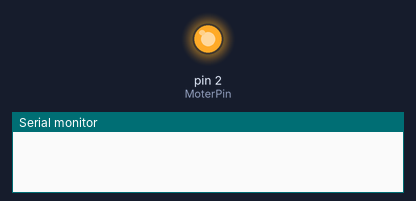
A sketch run on a simulated Arduino Uno, built with avr-gcc and run on an emulated ATmega328P. On the bench: output pins drawn as LEDs (lit = HIGH), the last lines printed to the serial monitor.

Above: at 5.0 s.
At 12.5 s:
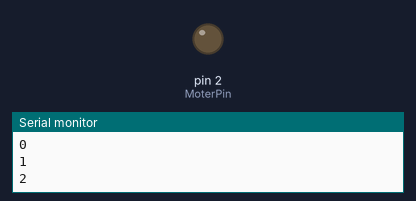
Timing chart, 0 to 19.5 s (numbered marks = the images above):
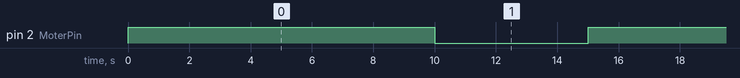

The sketch:

moter.ino
```cpp
int MoterPin = 2;

void setup() {
  // put your setup code here, to run once:
  Serial.begin(9600);
  pinMode(MoterPin, OUTPUT);
}

void loop() {
  // put your main code here, to run repeatedly:
  digitalWrite(MoterPin,HIGH); // HIGH = 5V
  delay(10000);                // Water supply
  digitalWrite(MoterPin,LOW);  // LOW = 0V

  for(int i=0; i<5; i++)
  {
    Serial.println(i);
    delay(1000);
  }
}
```

Measured:
- by itself, pin 2 (MoterPin): alternates HIGH for 10.0 s and LOW for 5.0 s
